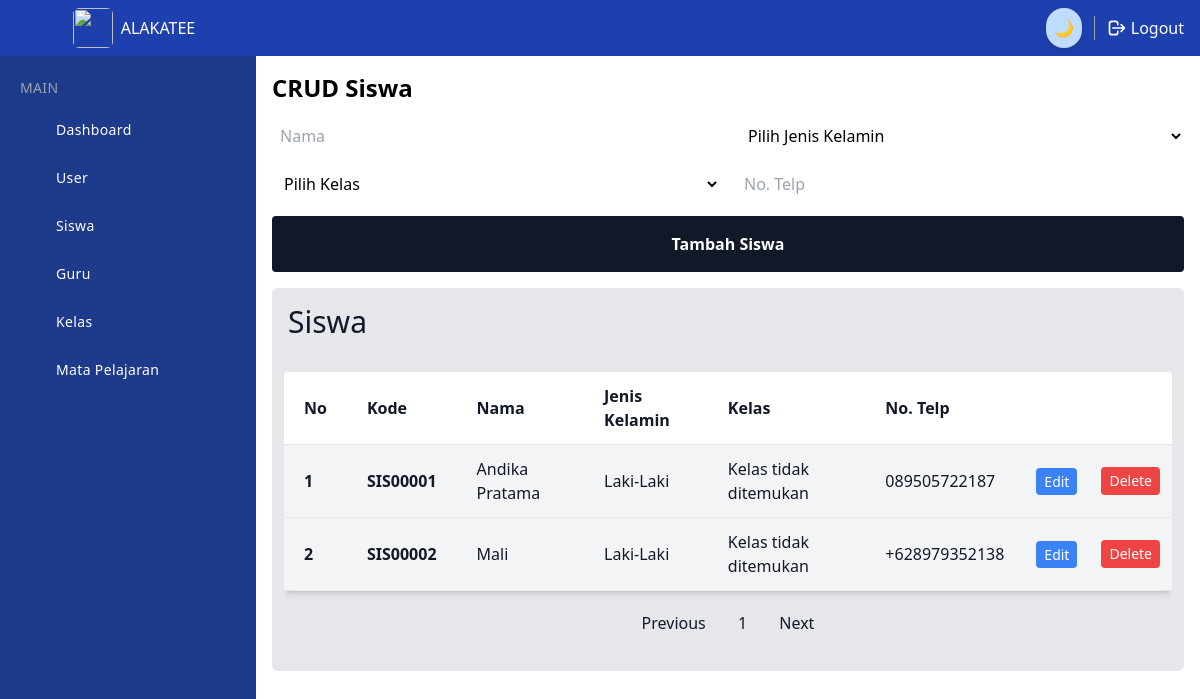
Before: /dashboard/admin/crud-siswa.php (signed in) with the older database file.
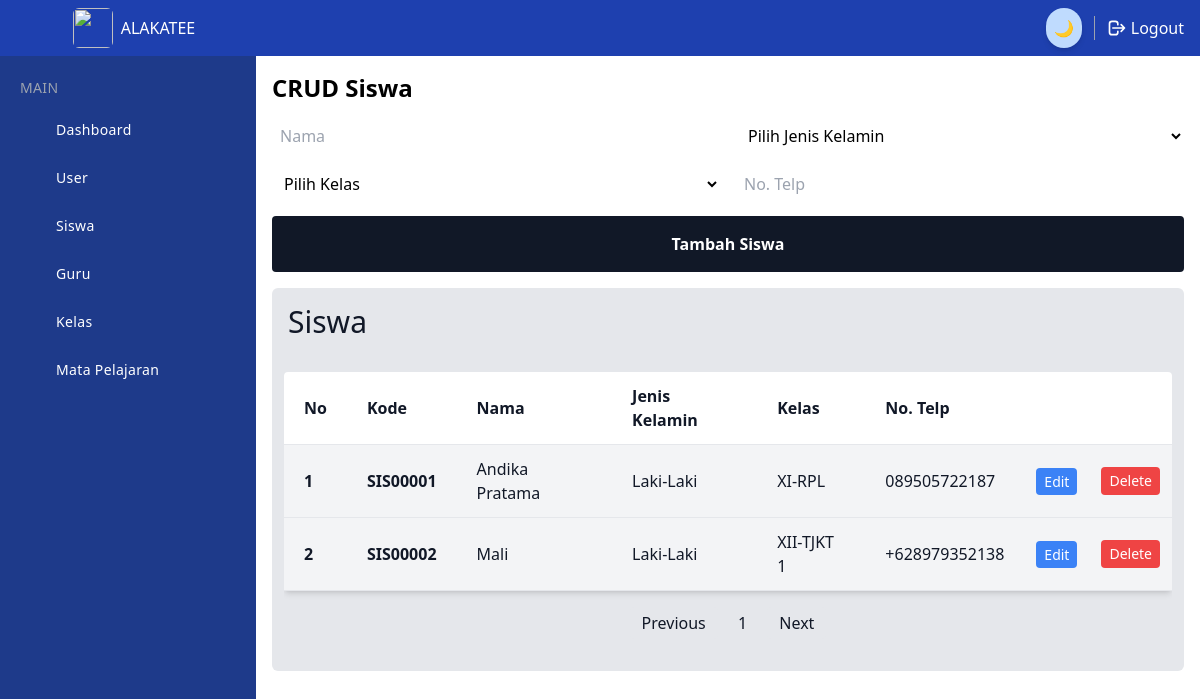
After: the same page with the newer database file.
### tables this page shows
CREATE TABLE `siswa` (
  `id` int NOT NULL,
  `kode_siswa` varchar(10) NOT NULL,
  `nama` varchar(100) NOT NULL,
  `jkelamin` enum('L','P') NOT NULL,
  `no_telp` varchar(100) NOT NULL,
  `kelas` varchar(10) NOT NULL
);

### dashboard/admin/crud-siswa.php (the view, shortened to what the changed rows need)
<?php
include '../../config/koneksi.php';
$perPage = 5;
$currentPage = $_GET['page'] ?? 1;
$start = ($currentPage - 1) * $perPage;
$query = "SELECT * FROM siswa LIMIT $start, $perPage";
$resultSiswa = mysqli_query($koneksi, $query);
$nomor = ($currentPage - 1) * $perPage + 1;
?>
<!DOCTYPE html>
<html lang="en">
<head>
    <script src="https://cdn.tailwindcss.com"></script>
    <script src="../../config/tailwind.config.js"></script>
</head>
<body>
    <div x-data="setup()" :class="{ 'dark': isDark }">
        <div class="min-h-screen flex flex-col flex-auto flex-shrink-0 antialiased bg-white dark:bg-gray-700 text-black dark:text-white">
            <div class="h-full ml-14 mt-14 mb-10 md:ml-64">
                <div class="container p-4">
                    <h1 class="text-2xl font-bold mb-4">CRUD Siswa</h1>
                    <div class="text-gray-900 bg-gray-200 dark:bg-gray-900 dark:text-gray-100 rounded-md">
                        <div class="p-4 flex">
                            <h1 class="text-3xl">
                                Siswa
                            </h1>
                        </div>
                        <div class="px-3 py-4 flex justify-center">
                            <div class="overflow-x-auto w-full">
                                <table class="w-full text-md bg-white dark:bg-gray-800 shadow-md rounded mb-4">
                                    <tr class="border-b">
                                        <th class="text-left p-3 px-5">No</th>
                                        <th class="text-left p-3 px-5">Kode</th>
                                        <th class="text-left p-3 px-5">Nama</th>
                                        <th class="text-left p-3 px-5">Jenis Kelamin</th>
                                        <th class="text-left p-3 px-5">Kelas</th>
                                        <th class="text-left p-3 px-5">No. Telp</th>
                                        <th class="text-left"></th>
                                        <th class="text-left"></th>
                                    </tr>
                                    <tbody>
                                        <?php
                                        $queryKelasAll = "SELECT kode_kelas, nama FROM kelas";
                                        $resultKelasAll = mysqli_query($koneksi, $queryKelasAll);
                                        $kelasNames = [];
                                        while ($rowKelasAll = mysqli_fetch_assoc($resultKelasAll)) {
                                            $kelasNames[$rowKelasAll['kode_kelas']] = $rowKelasAll['nama'];
                                        }
                                        ?>
                                        <?php while ($siswa = mysqli_fetch_assoc($resultSiswa)) : ?>
                                            <tr class="border-b hover:bg-orange-100 bg-gray-100 dark:bg-gray-800 dark:hover:bg-gray-700 dark:border-gray-700">
                                                <td class="p-3 px-5 font-bold"><?php echo $nomor++; ?></td>
                                                <td class="p-3 px-5 font-bold"><?php echo $siswa['kode_siswa']; ?></td>
                                                <td class="p-3 px-5"><?php echo $siswa['nama']; ?></td>
                                                <td class="p-3 px-5"><?php echo ($siswa['jkelamin'] == 'L') ? 'Laki-Laki' : 'Perempuan'; ?></td>
                                                <td class="p-3 px-5">
                                                    <?php
                                                    echo isset($kelasNames[$siswa['kelas']]) ? $kelasNames[$siswa['kelas']] : 'Kelas tidak ditemukan';
                                                    ?>
                                                </td>
                                                <td class="p-3 px-5"><?php echo $siswa['no_telp']; ?></td>
                                                <td class="p-3">
                                                    <a href="edit-siswa.php?id=<?php echo $siswa['id']; ?>" class="text-sm bg-blue-500 hover:bg-blue-700 text-white py-1 px-2 rounded focus:outline-none focus:shadow-outline w-full text-center">Edit</a>
                                                </td>
                                                <form method="post">
                                                    <td class="p-3">
                                                        <button type="submit" name="delete" class="text-sm bg-red-500 hover:bg-red-700 text-white py-1 px-2 rounded focus:outline-none focus:shadow-outline w-full">Delete</button>
                                                    </td>
                                                </form>
                                            </tr>
                                        <?php endwhile; ?>
                                    </tbody>
                                </table>
                            </div>
                        </div>
                    </div>
                </div>
            </div>
        </div>
    </div>
</body>
</html>

Changed rows visible on the page:
changed siswa "SIS00001": kelas (not shown) → "XI-RPL"; no longer shows "Kelas tidak ditemukan"
changed siswa "SIS00002": kelas (not shown) → "XII-TJKT 1"; no longer shows "Kelas tidak ditemukan"
